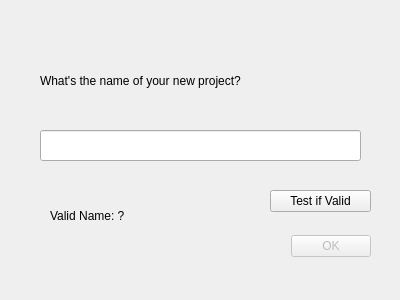
<?xml version="1.0" encoding="UTF-8"?>
<ui version="4.0">
 <class>NewFile</class>
 <widget class="QDialog" name="NewFile">
  <property name="geometry">
   <rect>
    <x>0</x>
    <y>0</y>
    <width>400</width>
    <height>300</height>
   </rect>
  </property>
  <property name="windowTitle">
   <string>Dialog</string>
  </property>
  <widget class="QDialogButtonBox" name="accept">
   <property name="enabled">
    <bool>false</bool>
   </property>
   <property name="geometry">
    <rect>
     <x>280</x>
     <y>230</y>
     <width>91</width>
     <height>32</height>
    </rect>
   </property>
   <property name="orientation">
    <enum>Qt::Horizontal</enum>
   </property>
   <property name="standardButtons">
    <set>QDialogButtonBox::Ok</set>
   </property>
  </widget>
  <widget class="QLabel" name="query">
   <property name="geometry">
    <rect>
     <x>40</x>
     <y>60</y>
     <width>331</width>
     <height>41</height>
    </rect>
   </property>
   <property name="text">
    <string>What's the name of your new project?</string>
   </property>
  </widget>
  <widget class="QLineEdit" name="newFileName">
   <property name="geometry">
    <rect>
     <x>40</x>
     <y>130</y>
     <width>321</width>
     <height>31</height>
    </rect>
   </property>
  </widget>
  <widget class="QLabel" name="validStatus">
   <property name="geometry">
    <rect>
     <x>50</x>
     <y>170</y>
     <width>201</width>
     <height>91</height>
    </rect>
   </property>
   <property name="text">
    <string>Valid Name: ?</string>
   </property>
   <property name="wordWrap">
    <bool>true</bool>
   </property>
  </widget>
  <widget class="QPushButton" name="testValid">
   <property name="geometry">
    <rect>
     <x>270</x>
     <y>190</y>
     <width>101</width>
     <height>22</height>
    </rect>
   </property>
   <property name="text">
    <string>Test if Valid</string>
   </property>
  </widget>
 </widget>
 <resources/>
 <connections>
  <connection>
   <sender>accept</sender>
   <signal>accepted()</signal>
   <receiver>NewFile</receiver>
   <slot>accept()</slot>
   <hints>
    <hint type="sourcelabel">
     <x>248</x>
     <y>254</y>
    </hint>
    <hint type="destinationlabel">
     <x>157</x>
     <y>274</y>
    </hint>
   </hints>
  </connection>
  <connection>
   <sender>accept</sender>
   <signal>rejected()</signal>
   <receiver>NewFile</receiver>
   <slot>reject()</slot>
   <hints>
    <hint type="sourcelabel">
     <x>316</x>
     <y>260</y>
    </hint>
    <hint type="destinationlabel">
     <x>286</x>
     <y>274</y>
    </hint>
   </hints>
  </connection>
 </connections>
</ui>
